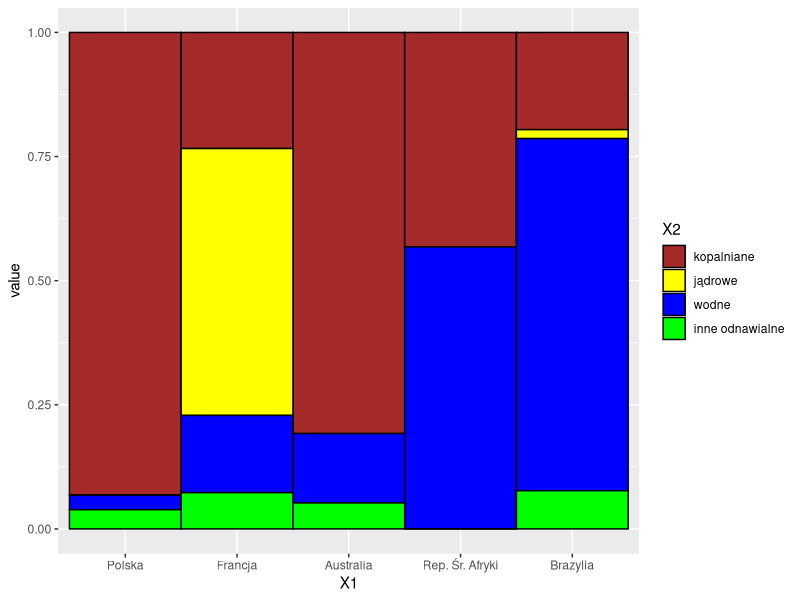

Reproduce this figure in R.
kraje <- c("Polska", "Francja", "Australia", "Rep. Śr. Afryki", "Brazylia")
źródła <- c("kopalniane", "jądrowe", "wodne", "inne odnawialne")
pol <- c(89.2, 0, 2.8, 3.7)
fr <- c(22.1, 50.8, 14.7, 6.9)
aust <- c(78.7, 0, 13.6, 5.1)
rsa <- c(43.2, 0, 56.8, 0)
braz <- c(19.6, 1.8, 71, 7.7)
dane <- rbind(pol, fr, aust, rsa, braz)
dane

rownames(dane) <- kraje
colnames(dane) <- źródła

library(reshape)

dane2 <- melt(dane)
dane2$X2 = factor(dane2$X2, levels=c("kopalniane", "jądrowe", "wodne", "inne odnawialne"))

library(ggplot2)
ggplot(dane2, aes(x=X1, y=value, fill=X2)) + 
  geom_bar(stat="identity", position="fill", width=1, color="black") + 
  scale_fill_manual(values=c("brown", "yellow", "blue", "green"))
  #  coord_polar()
